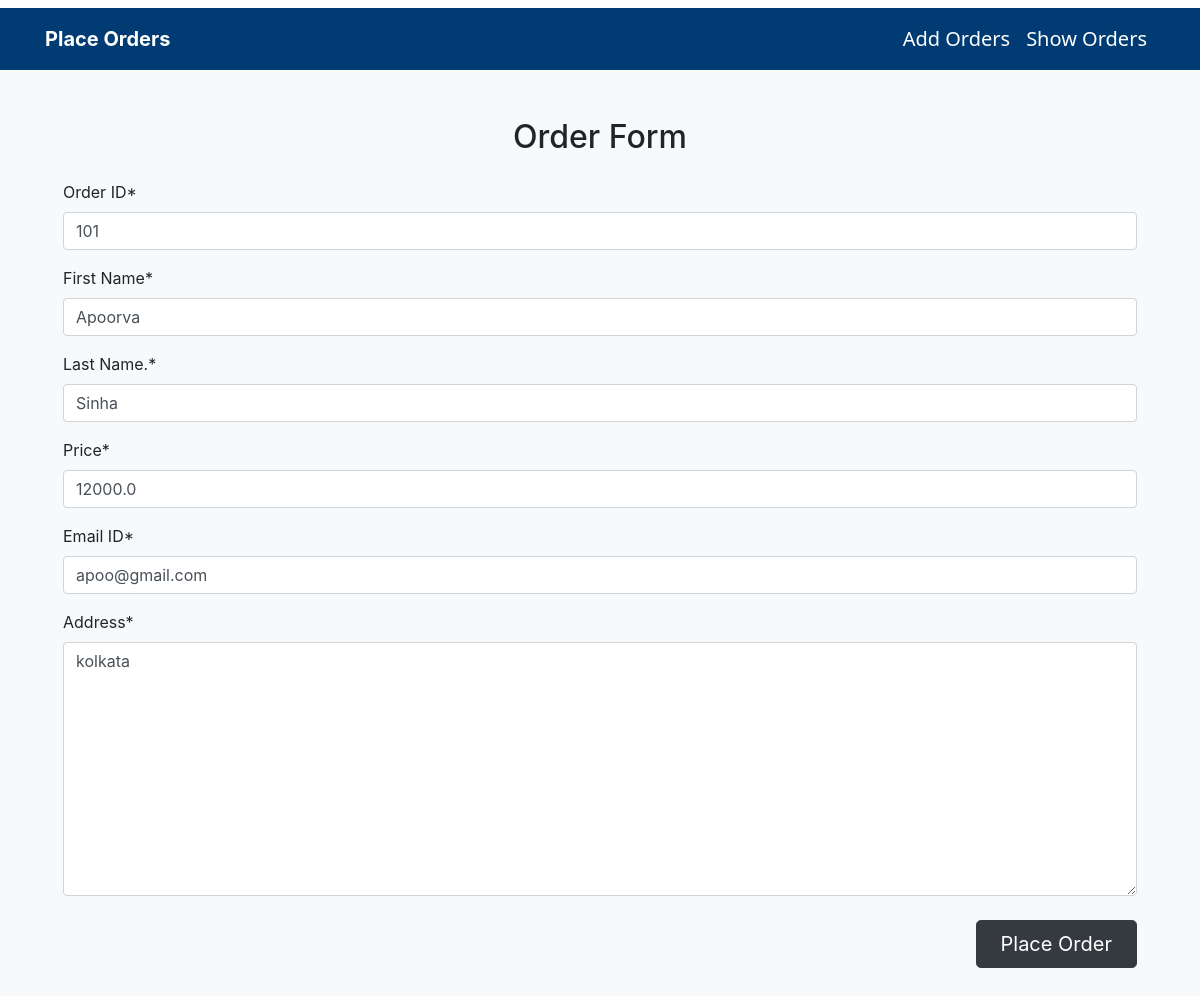
/up/101, run on an earlier commit of the app's database.
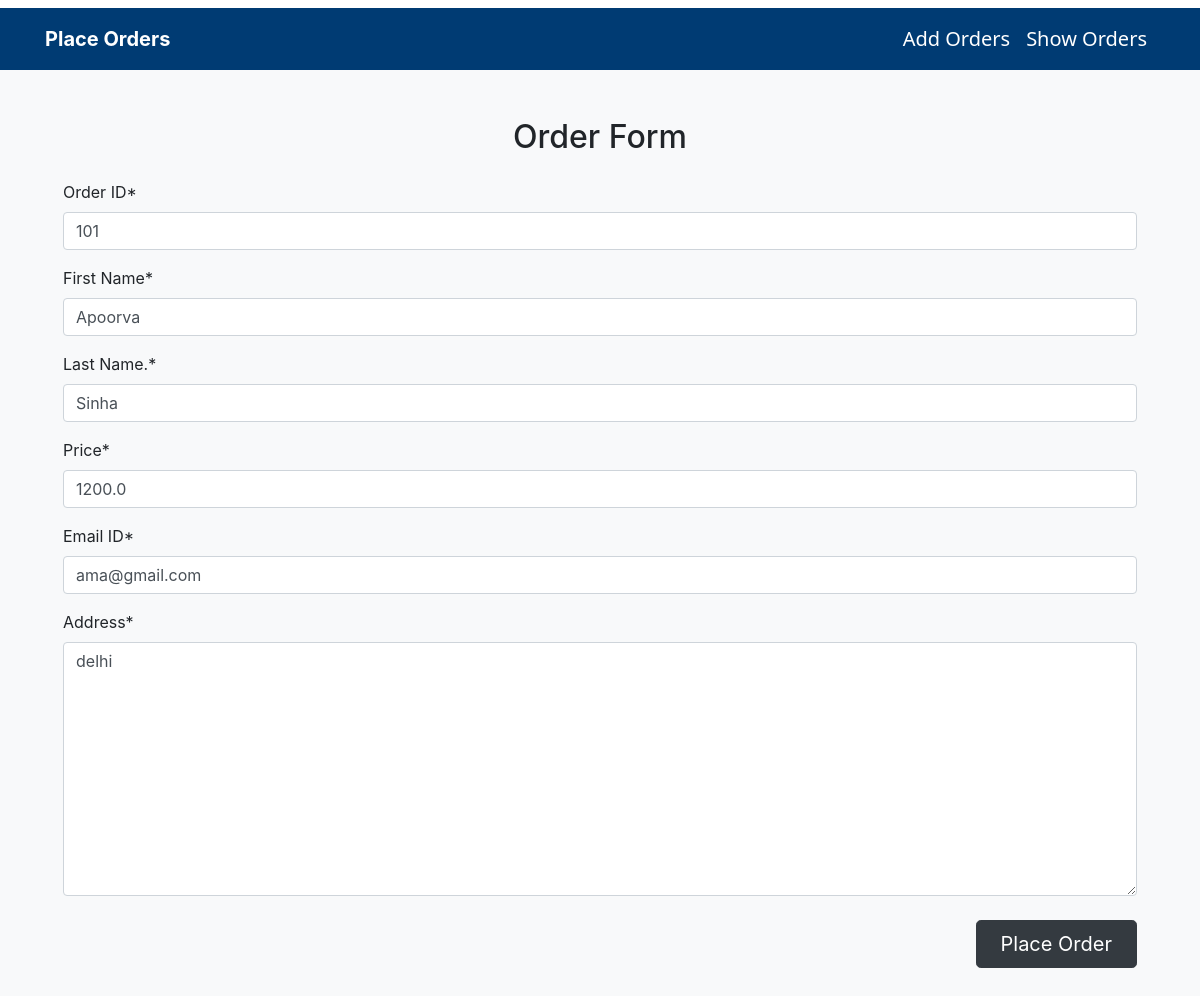
And on a later commit of the database.
### crudapp/models.py (models this page shows, shortened)
class Orders(models.Model):
    oid = models.IntegerField(primary_key=True)
    fname = models.CharField(max_length=20)
    lname = models.CharField(max_length=20)
    price = models.FloatField()
    mail = models.EmailField()
    addr = models.CharField(max_length=50)

### crudapp/views.py (the view)
# urls.py: path('up/<int:f_oid>', views.updateView, name= 'update_url'),
def updateView(request, f_oid):
    obj = Orders.objects.get(oid=f_oid)
    form = OrderForm(instance=obj)
    if request.method == 'POST':
        form = OrderForm(request.POST, instance=obj)
        if form.is_valid():
            form.save()
            return redirect('show_url')
    template_name = 'crudapp/order.html'
    context = {'form': form}
    return render(request, template_name, context)

### crudapp/forms.py
class OrderForm(forms.ModelForm):
    class Meta:
        model = Orders
        fields = '__all__'
        labels = {
            'oid': 'Order ID',
            'fname' : 'First Name',
            'lname' : 'Last Name.' ,
            'price' : 'Price' ,
            'mail' : 'Email ID',
            'addr' : 'Address' ,
        }
        widgets  ={
            'oid' : forms.NumberInput(attrs={'placeholder': 'eg. 101'}),
            'fname' : forms.TextInput(attrs={'placeholder': 'eg. Apoorvat'}),
            'lname' : forms.TextInput(attrs={'placeholder': 'eg. Sinha'}),
            'price' : forms.NumberInput(attrs={'placeholder': 'eg. 1000.00'}),
            'mail' : forms.EmailInput(attrs={'placeholder': 'eg. abc@xyz.com'}),
            'addr' : forms.Textarea(attrs={'placeholder': 'eg. IN'}),
        }

### templates/crudapp/order.html (shortened to what this page needs)
{% extends 'layout.html' %}
{% load crispy_forms_tags %}
{% block content %}
<div class="container-fluid bg-light py-5">
  <h2 class="text-center mb-4">Order Form</h2>
  <form method="post" class="px-5">
    {{ form|crispy }}
    <div class="text-right mt-4">
      <button type="submit" class="btn btn-dark btn-lg px-4">Place Order</button>
    </div>
  </form>
</div>
{% endblock %}

What changed in the data, as far as the page shows it:
changed Orders "Apoorva": price "12000.0" → "1200.0"; mail "apoo@gmail.com" → "ama@gmail.com"; addr "kolkata" → "delhi"
